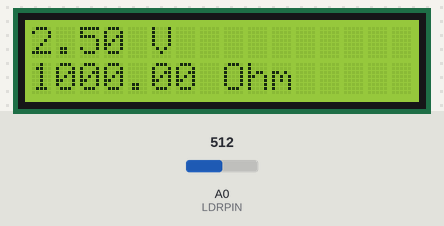
A sketch run on a simulated Arduino Uno, built with avr-gcc and run on an emulated ATmega328P. Parts: 16×2 character LCD. Inputs (shaded band) come from the test bench; at power-on: A0 (LDRPIN) = 512.

Above: at 3.2 s.
3.3 s: A0 (LDRPIN) set to 1013
At 4.5 s:
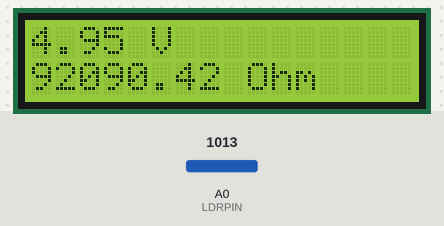
4.8 s: A0 (LDRPIN) set to 1023
At 5.4 s:
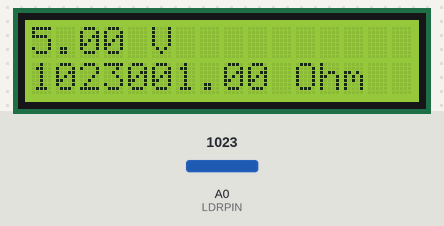
6.4 s: A0 (LDRPIN) set to 511
At 7.0 s:
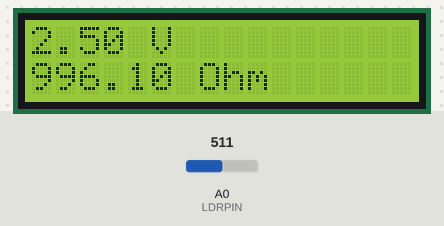
Timing chart, 0 to 9.4 s (numbered marks = the images above; inputs shaded):
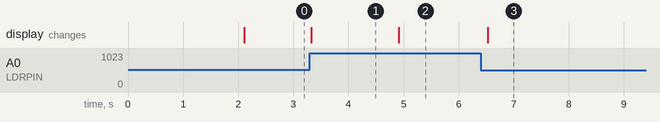

Measured:
- after the input at 3.3 s, the display: changes at once (image 1)
- after the input at 4.8 s, the display: changes after 0.12 s (image 2)
- after the input at 6.4 s, the display: changes after 0.13 s (image 3)

The sketch:

job1b.ino
```cpp
#include <LiquidCrystal_I2C.h>
#define LDRPIN A0 //ke PIN A0 NODEMCU
LiquidCrystal_I2C lcd(0x27,16,2);
int sensorValue = 0;
float Vin = 5;
float voltage = 0;
float ohm = 0;
float Rref = 1000; //sesuaikan resistor yang anda gunakan
void setup() {
  lcd.begin();
  lcd.backlight();
  lcd.setCursor(0,0); lcd.print("Trainer IoT");
  lcd.setCursor(0,1); lcd.print("berbasis ESP8266");
  delay(2000);
}
void loop() {
  lcd.clear();
  sensorValue = analogRead(LDRPIN);
  voltage = (sensorValue/1024.0) * Vin;
  lcd.setCursor(0,0); lcd.print(voltage); lcd.print(" V");
  ohm = Rref * (1 / ((Vin / voltage)-1));
  lcd.setCursor(0,1); lcd.print(ohm); lcd.print(" Ohm");
  delay(100);
}
```
